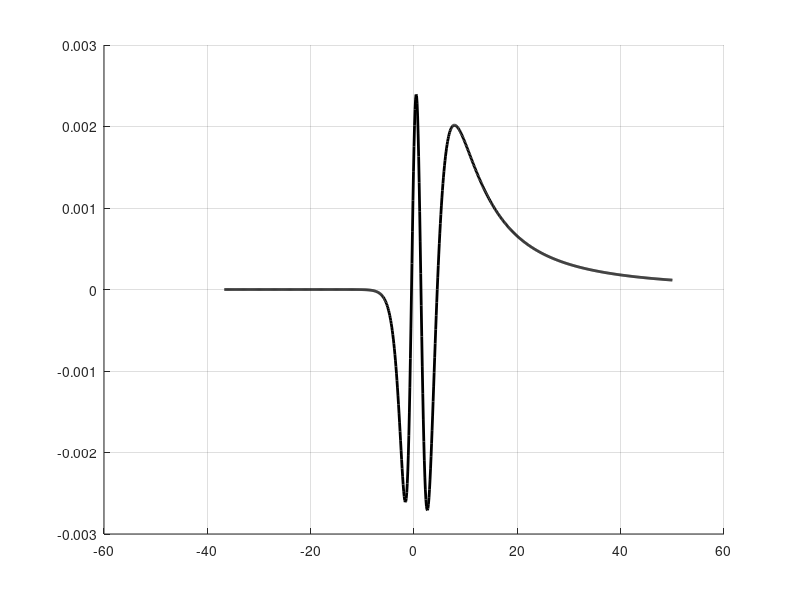

Write MATLAB code to recreate this figure.
clc
clear all
close all

format long

k = 1; N = 4;
n = 0:N+1; m = 0:N;

a = [1 ...
     0.2715113138214362780964488 ...
     0.0562661238060587633169245 ...
     0.0067420740469345689743873 ...
     0.0005169505155333205859985 ...
     0.0000194771836765773190602];
b = [1 ...
     0.0215113138214352840651584 ...
     0.0231105175729721417901084 ...
     0.0003669081577365413477999 ...
     0.0000610424408732720110769];
 
x = 0:0.1:50;
y = log(1 + exp(x));

x_minus = 0:-0.1:-50;
y_minus = log(1 + exp(x_minus));

% c3 = ((k+1)*pi^2)/(gamma(k+2)^(6/k));
c4 = 1/(gamma(k+2)^(6/k));
% c1 = 1.28, c2 = 1.78, c3 = 0.34
x_probe = [-0.48; 1.35; 4.5];
y_probe = log(1+exp(x_probe));
if (x_probe(1) ~=0 || x_probe(2) ~= 0)
    y_probe_m = log(1+exp(-x_probe));
else
    y_probe_m = y_probe;
end
y_interp = [y_probe y_probe.^2 y_probe.^4];

if x_probe(1) ~=0 || x_probe(2) ~= 0
    P_probe = x_probe.^2/2 + pi^2/6;
end

for i = 1:length(y_probe)
    I_minus(i) = gamma(k+1)*y_probe_m(i).*(sum(a.*(y_probe_m(i).^n))/sum(b.*(y_probe_m(i).^m)))^k;
end
if x_probe(1) ~=0 || x_probe(2) ~= 0
    I = P_probe + ((-1)^k)*I_minus';
else 
end

Right = (I./(gamma(k+1)*y_probe)).^(6/k) - 1 - c4*y_probe.^6;

C = inv(y_interp)*Right;
c1 = C(1); c2 = C(2); c3 = C(3);
%% c1 = 1.281486620241870, c2 = 1.774980474572113, c3 = 0.335997415975777
% c1 = 1.282, c2 = 1.775, c3 = 0.336

P = x.^2/2 + pi^2/6;
for i = 1: length(y)
    I_precesion_minus(i) = gamma(k+1)*y_minus(i).*(sum(a.*(y_minus(i).^n))/sum(b.*(y_minus(i).^m)))^k;
    I_precesion(i) = P(i) + ((-1)^k)*I_precesion_minus(i);

end
% I_approximate = gamma(k+1)*y.*(1 + c1*y+c2*y.^2+c3*y.^4 + c4*y.^6).^(k/6);
% I_approximate_minus = gamma(k+1)*y_minus.*(1 + c1*y_minus+c2*y_minus.^2+c3*y_minus.^4 + c4*y_minus.^6).^(k/6);

I_approximate = (1 + c1*y+c2*y.^2+c3*y.^4 + c4*y.^6);
I_approximate_minus = (1 + c1*y_minus+c2*y_minus.^2+c3*y_minus.^4 + c4*y_minus.^6);

% delta = (I_approximate./I_precesion) - 1;
% delta_minus = (I_approximate_minus./I_precesion_minus) - 1; 

delta = (I_approximate.*(gamma(k+1)*y./I_precesion).^(6/k) - 1)*(k/6);
delta_minus = (I_approximate_minus.*(gamma(k+1)*y_minus./I_precesion_minus).^(6/k) - 1)*(k/6);    
d = [delta_minus, delta];
hold on, grid on
plot([x_minus, x], d, 'k', 'linewidth',2)

% plot([-10,0;30,0],[0,-0.01;0,0.01],'k','linewidth',1.5);
% axis([-30 30 -2.5 1]),grid on
